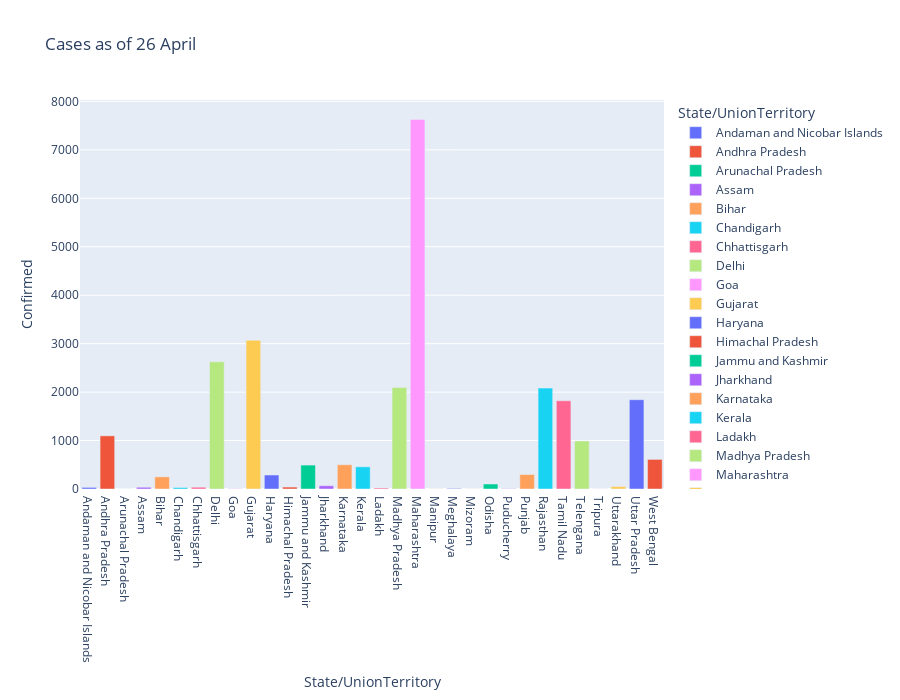

The notebook cell saved with this chart:
### Code cell
fig.show()

### Figure 1 — Plotly figure (JSON) as saved in the notebook; plotly's stock layout.template omitted (floating-point values rounded to 4 significant figures)
{"data": [{"alignmentgroup": "True", "hoverlabel": {"namelength": 0}, "hovertemplate": "State/UnionTerritory=%{x}<br>Confirmed=%{y}", "legendgroup": "Andaman and Nicobar Islands", "marker": {"color": "#636efa"}, "name": "Andaman and Nicobar Islands", "offsetgroup": "Andaman and Nicobar Islands", "orientation": "v", "showlegend": true, "textposition": "auto", "type": "bar", "x": ["Andaman and Nicobar Islands"], "xaxis": "x", "y": [33], "yaxis": "y"}, {"alignmentgroup": "True", "hoverlabel": {"namelength": 0}, "hovertemplate": "State/UnionTerritory=%{x}<br>Confirmed=%{y}", "legendgroup": "Andhra Pradesh", "marker": {"color": "#EF553B"}, "name": "Andhra Pradesh", "offsetgroup": "Andhra Pradesh", "orientation": "v", "showlegend": true, "textposition": "auto", "type": "bar", "x": ["Andhra Pradesh"], "xaxis": "x", "y": [1097], "yaxis": "y"}, {"alignmentgroup": "True", "hoverlabel": {"namelength": 0}, "hovertemplate": "State/UnionTerritory=%{x}<br>Confirmed=%{y}", "legendgroup": "Arunachal Pradesh", "marker": {"color": "#00cc96"}, "name": "Arunachal Pradesh", "offsetgroup": "Arunachal Pradesh", "orientation": "v", "showlegend": true, "textposition": "auto", "type": "bar", "x": ["Arunachal Pradesh"], "xaxis": "x", "y": [1], "yaxis": "y"}, {"alignmentgroup": "True", "hoverlabel": {"namelength": 0}, "hovertemplate": "State/UnionTerritory=%{x}<br>Confirmed=%{y}", "legendgroup": "Assam", "marker": {"color": "#ab63fa"}, "name": "Assam", "offsetgroup": "Assam", "orientation": "v", "showlegend": true, "textposition": "auto", "type": "bar", "x": ["Assam"], "xaxis": "x", "y": [36], "yaxis": "y"}, {"alignmentgroup": "True", "hoverlabel": {"namelength": 0}, "hovertemplate": "State/UnionTerritory=%{x}<br>Confirmed=%{y}", "legendgroup": "Bihar", "marker": {"color": "#FFA15A"}, "name": "Bihar", "offsetgroup": "Bihar", "orientation": "v", "showlegend": true, "textposition": "auto", "type": "bar", "x": ["Bihar"], "xaxis": "x", "y": [251], "yaxis": "y"}, {"alignmentgroup": "True", "hoverlabel": {"namelength": 0}, "hovertemplate": "State/UnionTerritory=%{x}<br>Confirmed=%{y}", "legendgroup": "Chandigarh", "marker": {"color": "#19d3f3"}, "name": "Chandigarh", "offsetgroup": "Chandigarh", "orientation": "v", "showlegend": true, "textposition": "auto", "type": "bar", "x": ["Chandigarh"], "xaxis": "x", "y": [30], "yaxis": "y"}, {"alignmentgroup": "True", "hoverlabel": {"namelength": 0}, "hovertemplate": "State/UnionTerritory=%{x}<br>Confirmed=%{y}", "legendgroup": "Chhattisgarh", "marker": {"color": "#FF6692"}, "name": "Chhattisgarh", "offsetgroup": "Chhattisgarh", "orientation": "v", "showlegend": true, "textposition": "auto", "type": "bar", "x": ["Chhattisgarh"], "xaxis": "x", "y": [37], "yaxis": "y"}, {"alignmentgroup": "True", "hoverlabel": {"namelength": 0}, "hovertemplate": "State/UnionTerritory=%{x}<br>Confirmed=%{y}", "legendgroup": "Delhi", "marker": {"color": "#B6E880"}, "name": "Delhi", "offsetgroup": "Delhi", "orientation": "v", "showlegend": true, "textposition": "auto", "type": "bar", "x": ["Delhi"], "xaxis": "x", "y": [2625], "yaxis": "y"}, {"alignmentgroup": "True", "hoverlabel": {"namelength": 0}, "hovertemplate": "State/UnionTerritory=%{x}<br>Confirmed=%{y}", "legendgroup": "Goa", "marker": {"color": "#FF97FF"}, "name": "Goa", "offsetgroup": "Goa", "orientation": "v", "showlegend": true, "textposition": "auto", "type": "bar", "x": ["Goa"], "xaxis": "x", "y": [7], "yaxis": "y"}, {"alignmentgroup": "True", "hoverlabel": {"namelength": 0}, "hovertemplate": "State/UnionTerritory=%{x}<br>Confirmed=%{y}", "legendgroup": "Gujarat", "marker": {"color": "#FECB52"}, "name": "Gujarat", "offsetgroup": "Gujarat", "orientation": "v", "showlegend": true, "textposition": "auto", "type": "bar", "x": ["Gujarat"], "xaxis": "x", "y": [3071], "yaxis": "y"}, {"alignmentgroup": "True", "hoverlabel": {"namelength": 0}, "hovertemplate": "State/UnionTerritory=%{x}<br>Confirmed=%{y}", "legendgroup": "Haryana", "marker": {"color": "#636efa"}, "name": "Haryana", "offsetgroup": "Haryana", "orientation": "v", "showlegend": true, "textposition": "auto", "type": "bar", "x": ["Haryana"], "xaxis": "x", "y": [289], "yaxis": "y"}, {"alignmentgroup": "True", "hoverlabel": {"namelength": 0}, "hovertemplate": "State/UnionTerritory=%{x}<br>Confirmed=%{y}", "legendgroup": "Himachal Pradesh", "marker": {"color": "#EF553B"}, "name": "Himachal Pradesh", "offsetgroup": "Himachal Pradesh", "orientation": "v", "showlegend": true, "textposition": "auto", "type": "bar", "x": ["Himachal Pradesh"], "xaxis": "x", "y": [40], "yaxis": "y"}, {"alignmentgroup": "True", "hoverlabel": {"namelength": 0}, "hovertemplate": "State/UnionTerritory=%{x}<br>Confirmed=%{y}", "legendgroup": "Jammu and Kashmir", "marker": {"color": "#00cc96"}, "name": "Jammu and Kashmir", "offsetgroup": "Jammu and Kashmir", "orientation": "v", "showlegend": true, "textposition": "auto", "type": "bar", "x": ["Jammu and Kashmir"], "xaxis": "x", "y": [494], "yaxis": "y"}, {"alignmentgroup": "True", "hoverlabel": {"namelength": 0}, "hovertemplate": "State/UnionTerritory=%{x}<br>Confirmed=%{y}", "legendgroup": "Jharkhand", "marker": {"color": "#ab63fa"}, "name": "Jharkhand", "offsetgroup": "Jharkhand", "orientation": "v", "showlegend": true, "textposition": "auto", "type": "bar", "x": ["Jharkhand"], "xaxis": "x", "y": [67], "yaxis": "y"}, {"alignmentgroup": "True", "hoverlabel": {"namelength": 0}, "hovertemplate": "State/UnionTerritory=%{x}<br>Confirmed=%{y}", "legendgroup": "Karnataka", "marker": {"color": "#FFA15A"}, "name": "Karnataka", "offsetgroup": "Karnataka", "orientation": "v", "showlegend": true, "textposition": "auto", "type": "bar", "x": ["Karnataka"], "xaxis": "x", "y": [501], "yaxis": "y"}, {"alignmentgroup": "True", "hoverlabel": {"namelength": 0}, "hovertemplate": "State/UnionTerritory=%{x}<br>Confirmed=%{y}", "legendgroup": "Kerala", "marker": {"color": "#19d3f3"}, "name": "Kerala", "offsetgroup": "Kerala", "orientation": "v", "showlegend": true, "textposition": "auto", "type": "bar", "x": ["Kerala"], "xaxis": "x", "y": [458], "yaxis": "y"}, {"alignmentgroup": "True", "hoverlabel": {"namelength": 0}, "hovertemplate": "State/UnionTerritory=%{x}<br>Confirmed=%{y}", "legendgroup": "Ladakh", "marker": {"color": "#FF6692"}, "name": "Ladakh", "offsetgroup": "Ladakh", "orientation": "v", "showlegend": true, "textposition": "auto", "type": "bar", "x": ["Ladakh"], "xaxis": "x", "y": [20], "yaxis": "y"}, {"alignmentgroup": "True", "hoverlabel": {"namelength": 0}, "hovertemplate": "State/UnionTerritory=%{x}<br>Confirmed=%{y}", "legendgroup": "Madhya Pradesh", "marker": {"color": "#B6E880"}, "name": "Madhya Pradesh", "offsetgroup": "Madhya Pradesh", "orientation": "v", "showlegend": true, "textposition": "auto", "type": "bar", "x": ["Madhya Pradesh"], "xaxis": "x", "y": [2096], "yaxis": "y"}, {"alignmentgroup": "True", "hoverlabel": {"namelength": 0}, "hovertemplate": "State/UnionTerritory=%{x}<br>Confirmed=%{y}", "legendgroup": "Maharashtra", "marker": {"color": "#FF97FF"}, "name": "Maharashtra", "offsetgroup": "Maharashtra", "orientation": "v", "showlegend": true, "textposition": "auto", "type": "bar", "x": ["Maharashtra"], "xaxis": "x", "y": [7628], "yaxis": "y"}, {"alignmentgroup": "True", "hoverlabel": {"namelength": 0}, "hovertemplate": "State/UnionTerritory=%{x}<br>Confirmed=%{y}", "legendgroup": "Manipur", "marker": {"color": "#FECB52"}, "name": "Manipur", "offsetgroup": "Manipur", "orientation": "v", "showlegend": true, "textposition": "auto", "type": "bar", "x": ["Manipur"], "xaxis": "x", "y": [2], "yaxis": "y"}, {"alignmentgroup": "True", "hoverlabel": {"namelength": 0}, "hovertemplate": "State/UnionTerritory=%{x}<br>Confirmed=%{y}", "legendgroup": "Meghalaya", "marker": {"color": "#636efa"}, "name": "Meghalaya", "offsetgroup": "Meghalaya", "orientation": "v", "showlegend": true, "textposition": "auto", "type": "bar", "x": ["Meghalaya"], "xaxis": "x", "y": [12], "yaxis": "y"}, {"alignmentgroup": "True", "hoverlabel": {"namelength": 0}, "hovertemplate": "State/UnionTerritory=%{x}<br>Confirmed=%{y}", "legendgroup": "Mizoram", "marker": {"color": "#EF553B"}, "name": "Mizoram", "offsetgroup": "Mizoram", "orientation": "v", "showlegend": true, "textposition": "auto", "type": "bar", "x": ["Mizoram"], "xaxis": "x", "y": [1], "yaxis": "y"}, {"alignmentgroup": "True", "hoverlabel": {"namelength": 0}, "hovertemplate": "State/UnionTerritory=%{x}<br>Confirmed=%{y}", "legendgroup": "Odisha", "marker": {"color": "#00cc96"}, "name": "Odisha", "offsetgroup": "Odisha", "orientation": "v", "showlegend": true, "textposition": "auto", "type": "bar", "x": ["Odisha"], "xaxis": "x", "y": [103], "yaxis": "y"}, {"alignmentgroup": "True", "hoverlabel": {"namelength": 0}, "hovertemplate": "State/UnionTerritory=%{x}<br>Confirmed=%{y}", "legendgroup": "Puducherry", "marker": {"color": "#ab63fa"}, "name": "Puducherry", "offsetgroup": "Puducherry", "orientation": "v", "showlegend": true, "textposition": "auto", "type": "bar", "x": ["Puducherry"], "xaxis": "x", "y": [7], "yaxis": "y"}, {"alignmentgroup": "True", "hoverlabel": {"namelength": 0}, "hovertemplate": "State/UnionTerritory=%{x}<br>Confirmed=%{y}", "legendgroup": "Punjab", "marker": {"color": "#FFA15A"}, "name": "Punjab", "offsetgroup": "Punjab", "orientation": "v", "showlegend": true, "textposition": "auto", "type": "bar", "x": ["Punjab"], "xaxis": "x", "y": [298], "yaxis": "y"}, {"alignmentgroup": "True", "hoverlabel": {"namelength": 0}, "hovertemplate": "State/UnionTerritory=%{x}<br>Confirmed=%{y}", "legendgroup": "Rajasthan", "marker": {"color": "#19d3f3"}, "name": "Rajasthan", "offsetgroup": "Rajasthan", "orientation": "v", "showlegend": true, "textposition": "auto", "type": "bar", "x": ["Rajasthan"], "xaxis": "x", "y": [2083], "yaxis": "y"}, {"alignmentgroup": "True", "hoverlabel": {"namelength": 0}, "hovertemplate": "State/UnionTerritory=%{x}<br>Confirmed=%{y}", "legendgroup": "Tamil Nadu", "marker": {"color": "#FF6692"}, "name": "Tamil Nadu", "offsetgroup": "Tamil Nadu", "orientation": "v", "showlegend": true, "textposition": "auto", "type": "bar", "x": ["Tamil Nadu"], "xaxis": "x", "y": [1821], "yaxis": "y"}, {"alignmentgroup": "True", "hoverlabel": {"namelength": 0}, "hovertemplate": "State/UnionTerritory=%{x}<br>Confirmed=%{y}", "legendgroup": "Telengana", "marker": {"color": "#B6E880"}, "name": "Telengana", "offsetgroup": "Telengana", "orientation": "v", "showlegend": true, "textposition": "auto", "type": "bar", "x": ["Telengana"], "xaxis": "x", "y": [991], "yaxis": "y"}, {"alignmentgroup": "True", "hoverlabel": {"namelength": 0}, "hovertemplate": "State/UnionTerritory=%{x}<br>Confirmed=%{y}", "legendgroup": "Tripura", "marker": {"color": "#FF97FF"}, "name": "Tripura", "offsetgroup": "Tripura", "orientation": "v", "showlegend": true, "textposition": "auto", "type": "bar", "x": ["Tripura"], "xaxis": "x", "y": [2], "yaxis": "y"}, {"alignmentgroup": "True", "hoverlabel": {"namelength": 0}, "hovertemplate": "State/UnionTerritory=%{x}<br>Confirmed=%{y}", "legendgroup": "Uttarakhand", "marker": {"color": "#FECB52"}, "name": "Uttarakhand", "offsetgroup": "Uttarakhand", "orientation": "v", "showlegend": true, "textposition": "auto", "type": "bar", "x": ["Uttarakhand"], "xaxis": "x", "y": [50], "yaxis": "y"}, {"alignmentgroup": "True", "hoverlabel": {"namelength": 0}, "hovertemplate": "State/UnionTerritory=%{x}<br>Confirmed=%{y}", "legendgroup": "Uttar Pradesh", "marker": {"color": "#636efa"}, "name": "Uttar Pradesh", "offsetgroup": "Uttar Pradesh", "orientation": "v", "showlegend": true, "textposition": "auto", "type": "bar", "x": ["Uttar Pradesh"], "xaxis": "x", "y": [1843], "yaxis": "y"}, {"alignmentgroup": "True", "hoverlabel": {"namelength": 0}, "hovertemplate": "State/UnionTerritory=%{x}<br>Confirmed=%{y}", "legendgroup": "West Bengal", "marker": {"color": "#EF553B"}, "name": "West Bengal", "offsetgroup": "West Bengal", "orientation": "v", "showlegend": true, "textposition": "auto", "type": "bar", "x": ["West Bengal"], "xaxis": "x", "y": [611], "yaxis": "y"}], "layout": {"barmode": "relative", "height": 700, "legend": {"title": {"text": "State/UnionTerritory"}, "tracegroupgap": 0}, "title": {"text": "Cases as of 26 April"}, "xaxis": {"anchor": "y", "categoryarray": ["Andaman and Nicobar Islands", "Andhra Pradesh", "Arunachal Pradesh", "Assam", "Bihar", "Chandigarh", "Chhattisgarh", "Delhi", "Goa", "Gujarat", "Haryana", "Himachal Pradesh", "Jammu and Kashmir", "Jharkhand", "Karnataka", "Kerala", "Ladakh", "Madhya Pradesh", "Maharashtra", "Manipur", "Meghalaya", "Mizoram", "Odisha", "Puducherry", "Punjab", "Rajasthan", "Tamil Nadu", "Telengana", "Tripura", "Uttarakhand", "Uttar Pradesh", "West Bengal"], "categoryorder": "array", "domain": [0, 1], "title": {"text": "State/UnionTerritory"}}, "yaxis": {"anchor": "x", "domain": [0, 1], "title": {"text": "Confirmed"}}}}
